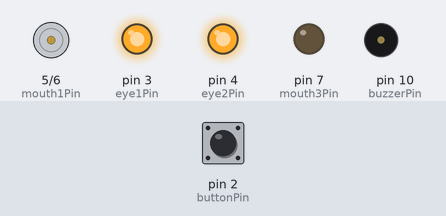
A sketch run on a simulated Arduino Uno, built with avr-gcc and run on an emulated ATmega328P. On the bench: motor-driver pin pairs drawn as motors (green arrow = first pin HIGH = forward, orange = second pin HIGH = backward, longer = more drive), output pins drawn as LEDs (lit = HIGH), buzzer (waves = sounding). Dashed ring = blinking. The inputs (shaded band) are chosen by the test bench; at power-on: pin 2 (buttonPin) LOW.

Above: at 1.2 s.
1.3 s: pin 2 (buttonPin) pulled HIGH for 0.25 s
At 1.9 s:
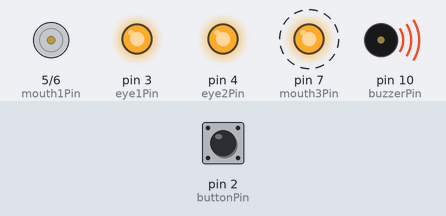
4.3 s: pin 2 (buttonPin) pulled HIGH for 1 s
At 5.95 s:
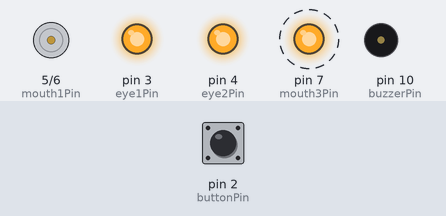
7.3 s: pin 2 (buttonPin) pulled HIGH for 3.2 s
At 11.35 s:
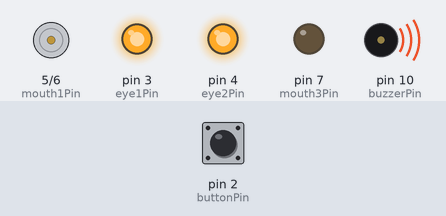
12.0 s: pin 2 (buttonPin) pulled HIGH for 0.25 s
At 12.1 s:
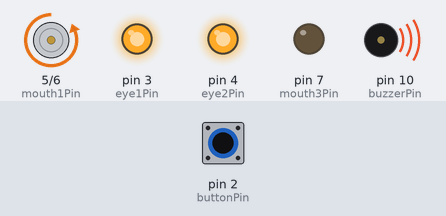
Timing chart, 0 to 15.7 s (numbered marks = the images above; inputs shaded):
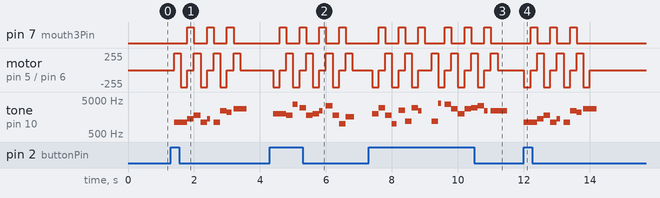

Measured:
- after the input at 1.3 s, pin 7 (mouth3Pin): alternates HIGH for 0.20 s and LOW for 0.40 s, 6 changes in all, then stays LOW, starting after 0.50 s; motor on pin 5 (mouth1Pin) / pin 6 (mouth2Pin): stopped → forward 255/255 after 0.10 s, then repeats every 0.60 s: backward 255/255 0.20 s, stopped 0.20 s, forward 255/255 0.20 s
- after the input at 4.3 s, pin 7 (mouth3Pin): alternates HIGH for 0.20 s and LOW for 0.40 s, starting after 0.30 s; motor on pin 5 (mouth1Pin) / pin 6 (mouth2Pin): stopped → backward 255/255 after 0.10 s, then repeats every 0.60 s: stopped 0.20 s, forward 255/255 0.20 s, backward 255/255 0.20 s

The sketch:

robot_speak01.ino
```cpp
const int buzzerPin = 10;
const int buttonPin = 2;

const int eye1Pin = 3;
const int eye2Pin = 4;

const int mouth1Pin = 5;
const int mouth2Pin = 6;
const int mouth3Pin = 7;

const int numberOfMouthLeds = 3;

int mouthPins[numberOfMouthLeds];

int buttonState = 0;
int fraseCount = 0;
int mouthCount = 0;

int frase0[] = {1100, 1100, 1400, 1800, 1100, 1400, 1100, 2400, 2200, 2800};
int delay0[] = { 250,  250,  500,  650,  250,  100,  400,  700,  150,  400};

int frase1[] = {2000, 2000, 1800, 3800, 3000, 1800, 2000, 2400, 3400, 1800, 1000, 1600};
int delay1[] = { 500,  300,  900,  150,  250,  200,  500,  100,  450,  700,  200,  250};

int frase2[] = {2000, 3000, 1800, 1000, 2500, 1200, 3000, 2400};
int delay2[] = { 500,  300,  700,  150,  250,  800,  200,  100};

int frase3[] = {1200, 4000, 3800, 2800, 2000, 2800, 3000, 3400, 2400, 2400};
int delay3[] = { 300,  100,  500,  200,  650,  200,  700,  200,  100,  500};

const int numberOfFrases = 4;

int* frases[numberOfFrases];
int* delays[numberOfFrases];
int fraseSizes[numberOfFrases];

void setup()
{
  pinMode(buzzerPin, OUTPUT);
  pinMode(buttonPin, INPUT);

  pinMode(eye1Pin, OUTPUT);
  pinMode(eye2Pin, OUTPUT);

  digitalWrite(eye1Pin, HIGH);
  digitalWrite(eye2Pin, HIGH);

  pinMode(mouth1Pin, OUTPUT);
  pinMode(mouth2Pin, OUTPUT);
  pinMode(mouth3Pin, OUTPUT);

  mouthPins[0] = mouth1Pin;
  mouthPins[1] = mouth2Pin;
  mouthPins[2] = mouth3Pin;

  frases[0] = frase0;
  frases[1] = frase1;
  frases[2] = frase2;
  frases[3] = frase3;

  delays[0] = delay0;
  delays[1] = delay1;
  delays[2] = delay2;
  delays[3] = delay3;

  fraseSizes[0] = sizeof(frase0) / sizeof(frase0[0]);
  fraseSizes[1] = sizeof(frase1) / sizeof(frase1[0]);
  fraseSizes[2] = sizeof(frase2) / sizeof(frase2[0]);
  fraseSizes[3] = sizeof(frase3) / sizeof(frase3[0]);
}

void loop()
{
    buttonState = digitalRead(buttonPin);

    if (buttonState == HIGH) {
      for (int i = 0; i < fraseSizes[fraseCount]; i++) {
        tone(buzzerPin, frases[fraseCount][i], delays[fraseCount][i]);
        digitalWrite(mouthPins[mouthCount], HIGH);

        delay(200);
        digitalWrite(mouthPins[mouthCount], LOW);
        mouthCount++;

        if (mouthCount >= numberOfMouthLeds) {
          mouthCount = 0;
        }
      }

      fraseCount++;

      if (fraseCount >= numberOfFrases) {
        fraseCount = 0;
      }
    }

    delay(200);
}
```
